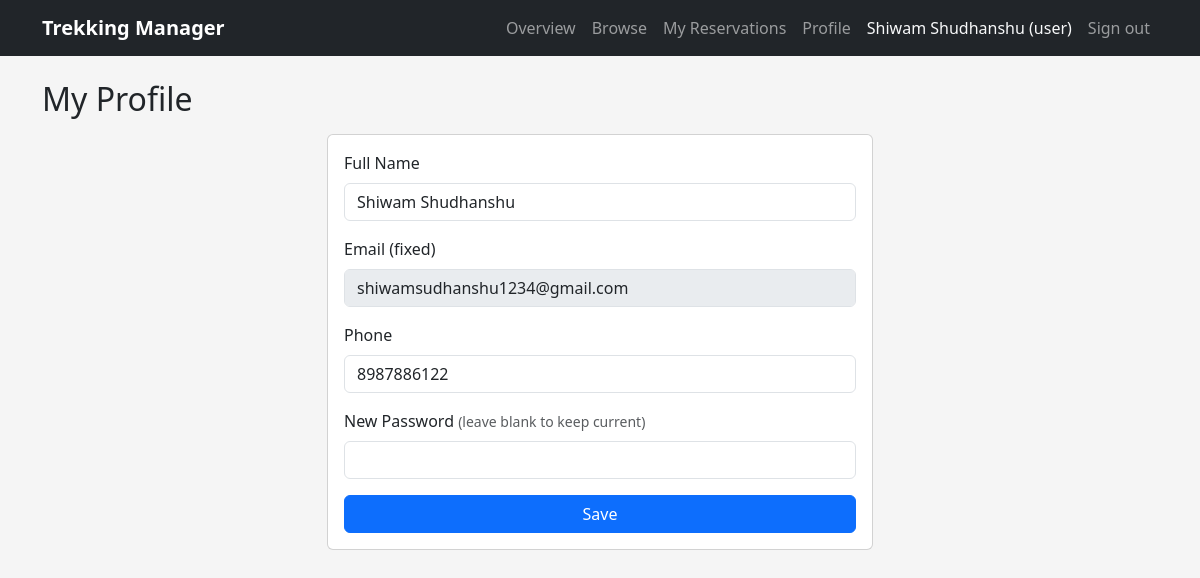
/trekker/profile (signed in), run on the app's committed database.
### models.py (models this page shows)
class Account(db.Model):
    __tablename__ = "accounts"
    id = db.Column(db.Integer, primary_key=True)
    full_name = db.Column(db.String(120), nullable=False)
    email = db.Column(db.String(120), nullable=False, unique=True)
    password_hash = db.Column(db.String(255), nullable=False)
    role = db.Column(db.String(20), nullable=False)
    phone_no = db.Column(db.String(20))
    account_status = db.Column(db.String(20), nullable=False, default="active")
    joined_on = db.Column(db.DateTime, default=datetime.utcnow)
    guided_expeditions = db.relationship("Expedition", backref="guide", lazy=True)
    reservations = db.relationship("Reservation", backref="account", lazy=True)

### main.py (the view, shortened to what this page needs)
@app.route("/trekker/profile", methods=["GET", "POST"], endpoint="trekker.profile")
@roles_only("user")
def trekker_profile():
    account = Account.query.get(session["account_id"])
    return render_template("trekker/profile.html", account=account)

### main.py (called while the page is built)
def roles_only(*allowed_roles):
    def outer(view_func):
        @wraps(view_func)
        def guarded(*args, **kwargs):
            if "account_id" not in session:
                flash("Please sign in first.", "warning")
                return redirect(url_for("auth.login"))
            if session.get("role") not in allowed_roles:
                flash("That page isn't available for your account type.", "danger")
                return redirect(url_for("auth.landing"))
            return view_func(*args, **kwargs)
        return guarded
    return outer

### templates/trekker/profile.html (shortened to what this page needs)
{% extends "layout.html" %}
{% block body %}
<h2 class="mb-3">My Profile</h2>
<div class="row justify-content-center">
    <div class="col-md-6">
        <div class="card"><div class="card-body">
            <form method="POST">
                <div class="mb-3">
                    <label class="form-label">Full Name</label>
                    <input type="text" name="full_name" class="form-control" value="{{ account.full_name }}" required>
                </div>
                <div class="mb-3">
                    <label class="form-label">Email (fixed)</label>
                    <input type="email" class="form-control" value="{{ account.email }}" disabled>
                </div>
                <div class="mb-3">
                    <label class="form-label">Phone</label>
                    <input type="text" name="phone_no" class="form-control" value="{{ account.phone_no }}">
                </div>
                <div class="mb-3">
                    <label class="form-label">New Password <small class="text-muted">(leave blank to keep current)</small></label>
                    <input type="password" name="password" class="form-control" minlength="4">
                </div>
                <button type="submit" class="btn btn-primary w-100">Save</button>
            </form>
        </div></div>
    </div>
</div>
{% endblock %}

### templates/layout.html (shortened to what this page needs)
<!DOCTYPE html>
<html lang="en">
<head>
    <link href="https://cdnjs.cloudflare.com/ajax/libs/bootstrap/5.3.3/css/bootstrap.min.css" rel="stylesheet">
    <link rel="stylesheet" href="{{ url_for('static', filename='css/main.css') }}">
</head>
<body>
<nav class="navbar navbar-expand-lg navbar-dark bg-dark mb-4">
    <div class="container">
        <a class="navbar-brand" href="{{ url_for('auth.landing') }}">Trekking Manager</a>
        <div class="collapse navbar-collapse" id="navBar">
            <ul class="navbar-nav ms-auto">
                {% if session.account_id %}
                    {% if session.role == 'admin' %}
                        <li class="nav-item"><a class="nav-link" href="{{ url_for('admin.overview') }}">Overview</a></li>
                        <li class="nav-item"><a class="nav-link" href="{{ url_for('admin.list_expeditions') }}">Expeditions</a></li>
                        <li class="nav-item"><a class="nav-link" href="{{ url_for('admin.list_guides') }}">Guides</a></li>
                        <li class="nav-item"><a class="nav-link" href="{{ url_for('admin.list_trekkers') }}">Trekkers</a></li>
                        <li class="nav-item"><a class="nav-link" href="{{ url_for('admin.all_reservations') }}">Reservations</a></li>
                    {% elif session.role == 'staff' %}
                        <li class="nav-item"><a class="nav-link" href="{{ url_for('staff.my_expeditions') }}">My Expeditions</a></li>
                        <li class="nav-item"><a class="nav-link" href="{{ url_for('staff.profile') }}">Profile</a></li>
                    {% elif session.role == 'user' %}
                        <li class="nav-item"><a class="nav-link" href="{{ url_for('trekker.overview') }}">Overview</a></li>
                        <li class="nav-item"><a class="nav-link" href="{{ url_for('trekker.browse') }}">Browse</a></li>
                        <li class="nav-item"><a class="nav-link" href="{{ url_for('trekker.my_reservations') }}">My Reservations</a></li>
                        <li class="nav-item"><a class="nav-link" href="{{ url_for('trekker.profile') }}">Profile</a></li>
                    {% endif %}
                    <li class="nav-item">
                        <span class="nav-link text-light">{{ session.full_name }} ({{ session.role }})</span>
                    </li>
                    <li class="nav-item">
                        <a class="nav-link" href="{{ url_for('auth.logout') }}">Sign out</a>
                    </li>
                {% else %}
                    <li class="nav-item"><a class="nav-link" href="{{ url_for('auth.login') }}">Sign in</a></li>
                    <li class="nav-item"><a class="nav-link" href="{{ url_for('auth.register') }}">Register</a></li>
                {% endif %}
            </ul>
        </div>
    </div>
</nav>
<div class="container">
    {% block body %}{% endblock %}
</div>
</body>
</html>

### static/css/main.css (style rules this page uses)
body { background-color: #f5f5f5; }
.navbar-brand { font-weight: bold; }
.card { border-radius: 6px; }

### data on the page
Account: full_name "Shiwam Shudhanshu", role "user", email "shiwamsudhanshu1234@gmail.com", phone_no "8987886122"
